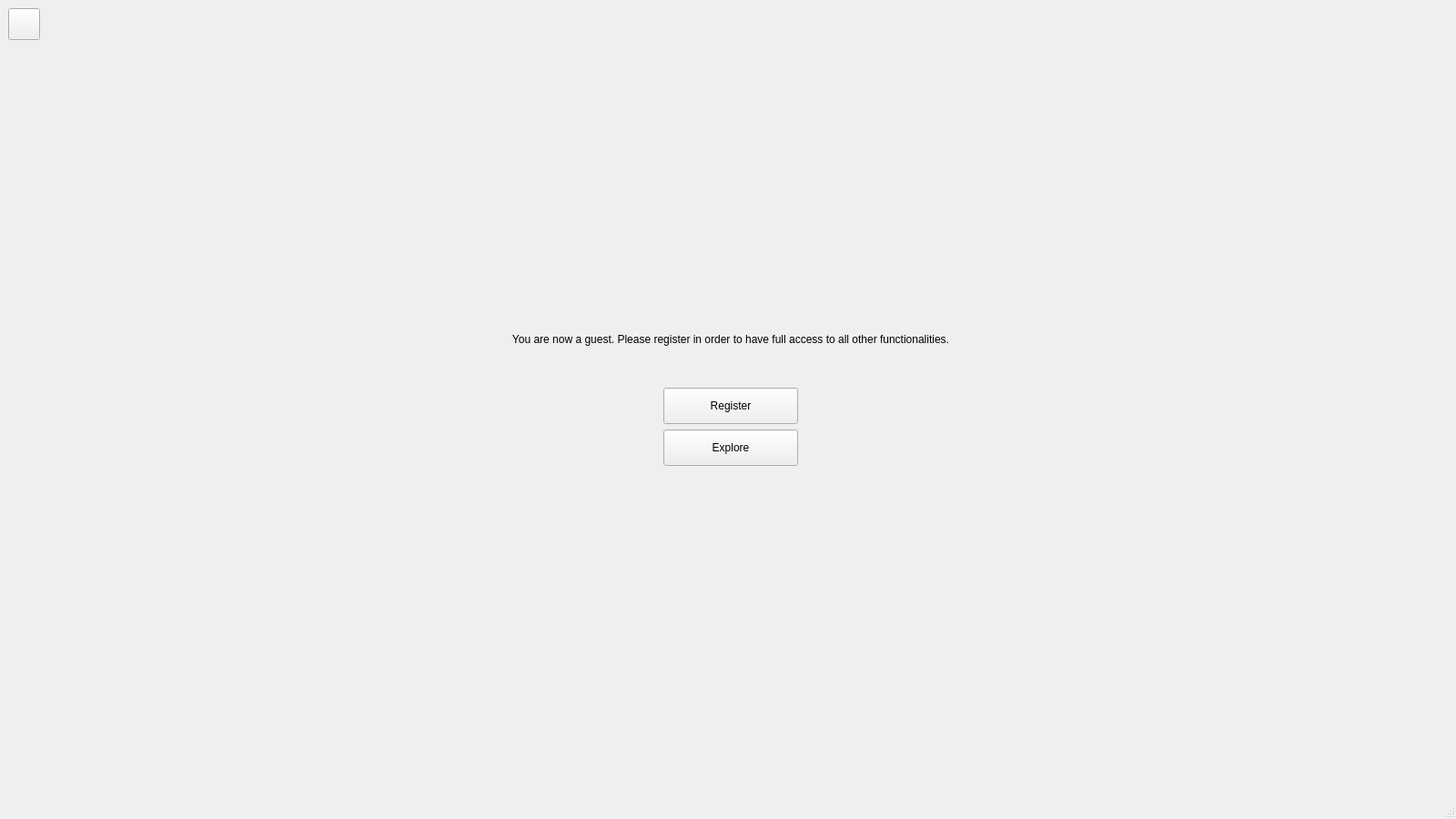
<?xml version="1.0" encoding="UTF-8"?>
<ui version="4.0">
 <class>GuestHomeWindow</class>
 <widget class="QMainWindow" name="GuestHomeWindow">
  <property name="geometry">
   <rect>
    <x>0</x>
    <y>0</y>
    <width>1600</width>
    <height>900</height>
   </rect>
  </property>
  <property name="windowTitle">
   <string>MainWindow</string>
  </property>
  <widget class="QWidget" name="centralwidget">
   <layout class="QGridLayout" name="gridLayout">
    <item row="0" column="1" rowspan="2">
     <layout class="QVBoxLayout" name="verticalLayout">
      <item>
       <spacer name="verticalSpacer_3">
        <property name="orientation">
         <enum>Qt::Vertical</enum>
        </property>
        <property name="sizeHint" stdset="0">
         <size>
          <width>20</width>
          <height>40</height>
         </size>
        </property>
       </spacer>
      </item>
      <item>
       <widget class="QLabel" name="label">
        <property name="sizePolicy">
         <sizepolicy hsizetype="Expanding" vsizetype="Preferred">
          <horstretch>0</horstretch>
          <verstretch>0</verstretch>
         </sizepolicy>
        </property>
        <property name="styleSheet">
         <string notr="true">font: 25pt &quot;Ubuntu&quot;;</string>
        </property>
        <property name="text">
         <string>You are now a guest. Please register in order to have full access to all other functionalities.</string>
        </property>
        <property name="alignment">
         <set>Qt::AlignCenter</set>
        </property>
        <property name="wordWrap">
         <bool>true</bool>
        </property>
       </widget>
      </item>
      <item>
       <spacer name="verticalSpacer">
        <property name="orientation">
         <enum>Qt::Vertical</enum>
        </property>
        <property name="sizeType">
         <enum>QSizePolicy::Preferred</enum>
        </property>
        <property name="sizeHint" stdset="0">
         <size>
          <width>20</width>
          <height>40</height>
         </size>
        </property>
       </spacer>
      </item>
      <item>
       <layout class="QHBoxLayout" name="horizontalLayout">
        <item>
         <spacer name="horizontalSpacer">
          <property name="orientation">
           <enum>Qt::Horizontal</enum>
          </property>
          <property name="sizeType">
           <enum>QSizePolicy::Preferred</enum>
          </property>
          <property name="sizeHint" stdset="0">
           <size>
            <width>40</width>
            <height>20</height>
           </size>
          </property>
         </spacer>
        </item>
        <item>
         <spacer name="horizontalSpacer_7">
          <property name="orientation">
           <enum>Qt::Horizontal</enum>
          </property>
          <property name="sizeHint" stdset="0">
           <size>
            <width>40</width>
            <height>20</height>
           </size>
          </property>
         </spacer>
        </item>
        <item>
         <widget class="QPushButton" name="pushButton">
          <property name="sizePolicy">
           <sizepolicy hsizetype="MinimumExpanding" vsizetype="Fixed">
            <horstretch>0</horstretch>
            <verstretch>0</verstretch>
           </sizepolicy>
          </property>
          <property name="minimumSize">
           <size>
            <width>0</width>
            <height>40</height>
           </size>
          </property>
          <property name="styleSheet">
           <string notr="true">font: 15pt &quot;Ubuntu&quot;;</string>
          </property>
          <property name="text">
           <string>Register</string>
          </property>
         </widget>
        </item>
        <item>
         <spacer name="horizontalSpacer_8">
          <property name="orientation">
           <enum>Qt::Horizontal</enum>
          </property>
          <property name="sizeHint" stdset="0">
           <size>
            <width>40</width>
            <height>20</height>
           </size>
          </property>
         </spacer>
        </item>
        <item>
         <spacer name="horizontalSpacer_2">
          <property name="orientation">
           <enum>Qt::Horizontal</enum>
          </property>
          <property name="sizeType">
           <enum>QSizePolicy::Preferred</enum>
          </property>
          <property name="sizeHint" stdset="0">
           <size>
            <width>40</width>
            <height>20</height>
           </size>
          </property>
         </spacer>
        </item>
       </layout>
      </item>
      <item>
       <layout class="QHBoxLayout" name="horizontalLayout_2">
        <item>
         <spacer name="horizontalSpacer_3">
          <property name="orientation">
           <enum>Qt::Horizontal</enum>
          </property>
          <property name="sizeType">
           <enum>QSizePolicy::Preferred</enum>
          </property>
          <property name="sizeHint" stdset="0">
           <size>
            <width>40</width>
            <height>20</height>
           </size>
          </property>
         </spacer>
        </item>
        <item>
         <spacer name="horizontalSpacer_10">
          <property name="orientation">
           <enum>Qt::Horizontal</enum>
          </property>
          <property name="sizeHint" stdset="0">
           <size>
            <width>40</width>
            <height>20</height>
           </size>
          </property>
         </spacer>
        </item>
        <item>
         <widget class="QPushButton" name="pushButton_2">
          <property name="sizePolicy">
           <sizepolicy hsizetype="MinimumExpanding" vsizetype="Fixed">
            <horstretch>0</horstretch>
            <verstretch>0</verstretch>
           </sizepolicy>
          </property>
          <property name="minimumSize">
           <size>
            <width>0</width>
            <height>40</height>
           </size>
          </property>
          <property name="styleSheet">
           <string notr="true">font: 15pt &quot;Ubuntu&quot;;</string>
          </property>
          <property name="text">
           <string>Explore</string>
          </property>
         </widget>
        </item>
        <item>
         <spacer name="horizontalSpacer_4">
          <property name="orientation">
           <enum>Qt::Horizontal</enum>
          </property>
          <property name="sizeType">
           <enum>QSizePolicy::Preferred</enum>
          </property>
          <property name="sizeHint" stdset="0">
           <size>
            <width>40</width>
            <height>20</height>
           </size>
          </property>
         </spacer>
        </item>
        <item>
         <spacer name="horizontalSpacer_9">
          <property name="orientation">
           <enum>Qt::Horizontal</enum>
          </property>
          <property name="sizeHint" stdset="0">
           <size>
            <width>40</width>
            <height>20</height>
           </size>
          </property>
         </spacer>
        </item>
       </layout>
      </item>
      <item>
       <spacer name="verticalSpacer_2">
        <property name="orientation">
         <enum>Qt::Vertical</enum>
        </property>
        <property name="sizeHint" stdset="0">
         <size>
          <width>20</width>
          <height>40</height>
         </size>
        </property>
       </spacer>
      </item>
     </layout>
    </item>
    <item row="0" column="2">
     <spacer name="horizontalSpacer_5">
      <property name="orientation">
       <enum>Qt::Horizontal</enum>
      </property>
      <property name="sizeHint" stdset="0">
       <size>
        <width>40</width>
        <height>20</height>
       </size>
      </property>
     </spacer>
    </item>
    <item row="0" column="0">
     <layout class="QVBoxLayout" name="verticalLayout_2">
      <item>
       <widget class="QPushButton" name="back_pushButton">
        <property name="sizePolicy">
         <sizepolicy hsizetype="Fixed" vsizetype="Fixed">
          <horstretch>0</horstretch>
          <verstretch>0</verstretch>
         </sizepolicy>
        </property>
        <property name="minimumSize">
         <size>
          <width>35</width>
          <height>35</height>
         </size>
        </property>
        <property name="maximumSize">
         <size>
          <width>35</width>
          <height>35</height>
         </size>
        </property>
        <property name="text">
         <string/>
        </property>
       </widget>
      </item>
      <item>
       <spacer name="horizontalSpacer_6">
        <property name="orientation">
         <enum>Qt::Horizontal</enum>
        </property>
        <property name="sizeHint" stdset="0">
         <size>
          <width>40</width>
          <height>20</height>
         </size>
        </property>
       </spacer>
      </item>
     </layout>
    </item>
    <item row="1" column="0">
     <spacer name="verticalSpacer_4">
      <property name="orientation">
       <enum>Qt::Vertical</enum>
      </property>
      <property name="sizeHint" stdset="0">
       <size>
        <width>20</width>
        <height>40</height>
       </size>
      </property>
     </spacer>
    </item>
   </layout>
  </widget>
  <widget class="QStatusBar" name="statusbar"/>
 </widget>
 <resources/>
 <connections/>
</ui>
